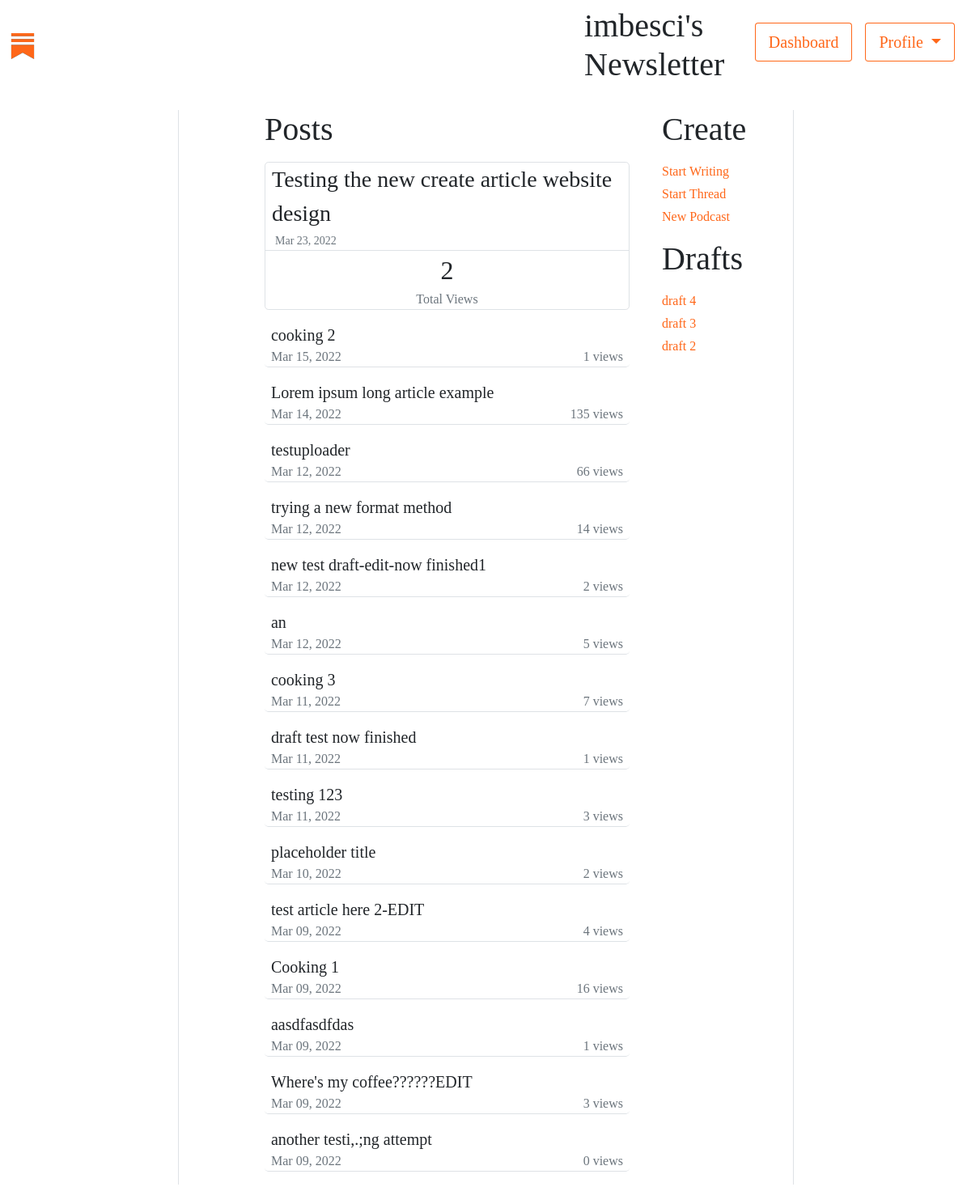
The page /accounts/profile/ (signed in) on the database its author committed.
### accounts/models.py (models this page shows, shortened)
class SubstackUser(AbstractBaseUser):
    first_name     = models.CharField(verbose_name='first name', max_length=40)
    last_name      = models.CharField(verbose_name='last name', max_length=40)
    email          = models.EmailField(verbose_name='email', max_length=60, unique=True)
    username       = models.CharField(max_length=30, unique=True)
    date_joined    = models.DateTimeField(verbose_name='date joined', auto_now_add=True)
    last_login     = models.DateTimeField(verbose_name='last login', auto_now=True)
    is_admin       = models.BooleanField(default = False)
    is_active      = models.BooleanField(default = True)
    is_staff       = models.BooleanField(default = False)
    is_superuser   = models.BooleanField(default=False)
    USERNAME_FIELD = 'email'
    REQUIRED_FIELDS = ['first_name', 'last_name', 'username',]
    objects = SubstackUserManager()

### articles/models.py (models this page shows, shortened)
class Article(models.Model):
    title =         models.CharField(max_length=200)
    description =   models.CharField(max_length = 150)
    body =          RichTextUploadingField(blank = True, null=True)
    slug =          models.SlugField()
    date =          models.DateTimeField(auto_now_add = True)
    last_edited =   models.DateTimeField(auto_now = True)
    thumbnail =     models.ImageField(default='logo.png', blank = True)
    topicslist = [
        ("Business","Business"),
        ("Culinary", "Culinary"),
        ("Culture", "Culture"),
        ("Health", "Health"),
        ("Literature", "Literature"),
        ("Other", "Other"),
        ("Politics", "Politics"),
        ("Sports", "Sports"),
    ]
    topic =         models.CharField(max_length=30, null=True, blank=True, choices=topicslist)
    author =        models.ForeignKey(SubstackUser,  null=True, blank=True, on_delete=models.CASCADE)
    views =         models.IntegerField(default=0)
    is_draft =      models.BooleanField(default=False)
    REQUIRED_FIELDS = ['title',]
    def MDYdate(self):
        months= {'01':'Jan', '02':'Feb', '03':'Mar',
                '04':'Apr', '05':'May', '06':'Jun',
                '07':'Jul', '08':'Aug', '09':'Sep',
                '10':'Oct', '11':'Nov', '12':'Dec'}
        mdy = self.date.strftime("%m_%d_%Y_%-I_%M_%p").split('_')
        return f"{months[mdy[0]]} {mdy[1]}, {mdy[2]}"

### accounts/views.py (the view)
@login_required(login_url='accounts:login', redirect_field_name='auth_failed')
def account_dashboard(request):
    if request.method == "POST":
        draftKey = request.POST.get('draftRedirect')
        draftData = Article.objects.get(pk=draftKey)
        return render(request, 'articles/article_creation.html', context = {'draftData' : draftData } )
    context = {}
    account = request.user #retrieve the user
    context['account'] = account
    numArticles = len(list(Article.objects.all().filter(author = account.pk)))
    if numArticles >0:
        firstArticle = Article.objects.filter(author = account.pk, is_draft=False).order_by("-date")[0]
        context['firstArticle'] = firstArticle
    else:
        context['firstArticle'] = None
    if numArticles>1:
        remainingArticles = Article.objects.filter(author = account.pk, is_draft=False).order_by("-date")[1:]
        context['remainingArticles'] = remainingArticles
    recentDrafts = Article.objects.filter(author = account.pk, is_draft=True).order_by("-date")[0:3]
    context['drafts'] = recentDrafts
    context['isProfile'] = True
    return render(request, 'accounts/dashboard.html', context=context)

### accounts/templates/accounts/dashboard.html (shortened to what this page needs)
{% extends 'default.html' %}
{% load static %}
{% block customcss %} <link rel="stylesheet" href="{% static 'styles.css' %}"> {% endblock customcss %}
{% block content %}
{% include 'snippets/generalheader.html' %}
<div class="container-sm my-4">
    <div class="row justify-content-center">
        <div class="col-2"></div>
        <div class="col-1 border-start"></div>
        <div class="col-5">
            <p class="display-6 fw-lighter">Posts</p>
            {% if firstArticle %}
            <div class="border rounded-3">
                <div class="lead fs-3 mx-2"><a class="link-dark " href="{% url 'articles:full' firstArticle.slug %}">{{firstArticle.title}}</a></div>&nbsp&nbsp&nbsp<small class="text-muted text-sm-end d-inline-block">{{firstArticle.MDYdate}}</small>
                <div class="border-bottom"></div>
                <div class="lead text-center fs-2">{{firstArticle.views}}</div>
                <p class="text-muted text-center my-0">Total Views</p>
            </div>
            {% for article in remainingArticles %}
            <div class="border-bottom rounded-3 my-3">
                <div class="lead fs-5 mx-2"><a class="link-dark" href="{% url 'articles:full' article.slug %}">{{article.title}}</a></div>
            <div class="d-flex justify-content-between">
                <div class="text-muted mx-2">{{article.MDYdate}}</div>
                <div class="text-muted mx-2">{{article.views}} views</div>
            </div>
            </div>
            {% endfor %}
            {% else %}
            <div class="border border-primary rounded-3">
                <div class="lead fs-3 mx-2"><a class="link-dark " href="{% url 'articles:create' %}">Create your first article</a></div>&nbsp&nbsp&nbsp
            </div>
            {% endif %}
        </div>
    <div class="col-2">
            <p class="display-6 fw-lighter mx-3">Create</p>
            <div class="mx-3"><a href="{% url 'articles:create' %}">Start Writing</a></div>
            <div class="mx-3 mt-1"><a href="{% url 'articles:create' %}">Start Thread</a></div>
            <div class="mx-3 mt-1"><a href="{% url 'articles:create' %}">New Podcast</a></div>
            <p class="display-6 fw-lighter mx-3 mt-3 px-0">Drafts</p>
            {% for draft in drafts %}
                <div class="mx-3 mt-1"><a href="{% url 'articles:update' draft.pk %}"> {{draft.title}} </a></div>
            {% endfor %}
</div>
<div class="col-2 border-start"></div>
{% endblock content%}

### templates/snippets/generalheader.html (shortened to what this page needs)
{% load static %}
<nav id="wholenavbar" class="navbar navbar-expand navbar-light bg-dark">
<div class="container-fluid">
    <a class="navbar-brand" href="{% url 'homepage' %}">
        <img src="{% static 'substacklogo.png' %}" alt="Substack logo image">
    </a>
    <div class="navbar-nav mb-0 me-5">
        <a class="nav-link text-white fw-bold">Resources</a>
        <a class="nav-link text-white fw-bold">Writers</a>
        <a class="nav-link text-white fw-bold">Readers</a>
    </div>
    {% if isProfile %}
    <div class="display-6 lead ps-5 offset-2">{{request.user.username}}'s Newsletter</div>
    {% elif isCreate %}
    <div class="display-6 fst-italic lead ps-1 offset-3">Compose</div>
    {%elif isDetail %}
    <div class="display-6 fst-italic lead ps-5 offset-2">Edit your profile</div>
    {% endif %}
    <div class="navbar-nav ms-auto mb-2 mb-0 justify-content-between">
        {% if user.is_authenticated %}
            <form action="{% url 'accounts:dashboard' %}" method="get">
                <button class="btn btn-lg btn-outline-primary custombuttonbackground rounded-2 me-3">Dashboard</button></form>
            <div class="btn-group btn-group-justified ">
                <button type="button" class="btn btn-lg btn-outline-primary me-2 rounded-2 custombuttonbackground dropdown-toggle" id="timezoneDropdown" data-bs-toggle="dropdown"
                    aria-expanded="false">Profile
                </button>
            </div>
        {% endif %}
    </div>
</div>
</nav>

### assets/styles.css (style rules this page uses)
* { font-family: Cahuenga; }

### templates/snippets/generalheader.html (style rules this page uses)
#wholenavbar { background-color: rgba(0,0,0,0) !important; z-index: 15; }
.custombuttonbackground { background-color: rgba(0,0,0,0) !important; border-bottom: 1px solid #FF6919 !important; }

### accounts/templates/accounts/dashboard.html (style rules this page uses)
a, a:visited { text-decoration: none !important; }

### rows shown on the page
SubstackUser: user.username "imbesci"
Article: title "Testing the new create article website design", MDYdate "Mar 23, 2022", views "2"
Article: title "cooking 2", MDYdate "Mar 15, 2022", views "1"
Article: title "Lorem ipsum long article example", MDYdate "Mar 14, 2022", views "135"
Article: title "testuploader", MDYdate "Mar 12, 2022", views "66"
Article: title "trying a new format method", MDYdate "Mar 12, 2022", views "14"
Article: title "new test draft-edit-now finished1", MDYdate "Mar 12, 2022", views "2"
Article: title "an", MDYdate "Mar 12, 2022", views "5"
Article: title "cooking 3", MDYdate "Mar 11, 2022", views "7"
Article: title "draft test now finished", MDYdate "Mar 11, 2022", views "1"
Article: title "testing 123", MDYdate "Mar 11, 2022", views "3"
Article: title "placeholder title", MDYdate "Mar 10, 2022", views "2"
Article: title "test article here 2-EDIT", MDYdate "Mar 09, 2022", views "4"
Article: title "Cooking 1", MDYdate "Mar 09, 2022", views "16"
Article: title "aasdfasdfdas", MDYdate "Mar 09, 2022", views "1"
Article: title "Where's my coffee??????EDIT", MDYdate "Mar 09, 2022", views "3"
Article: title "another testi,.;ng attempt", MDYdate "Mar 09, 2022", views "0"
Article: title "draft 4"
Article: title "draft 3"
Article: title "draft 2"
